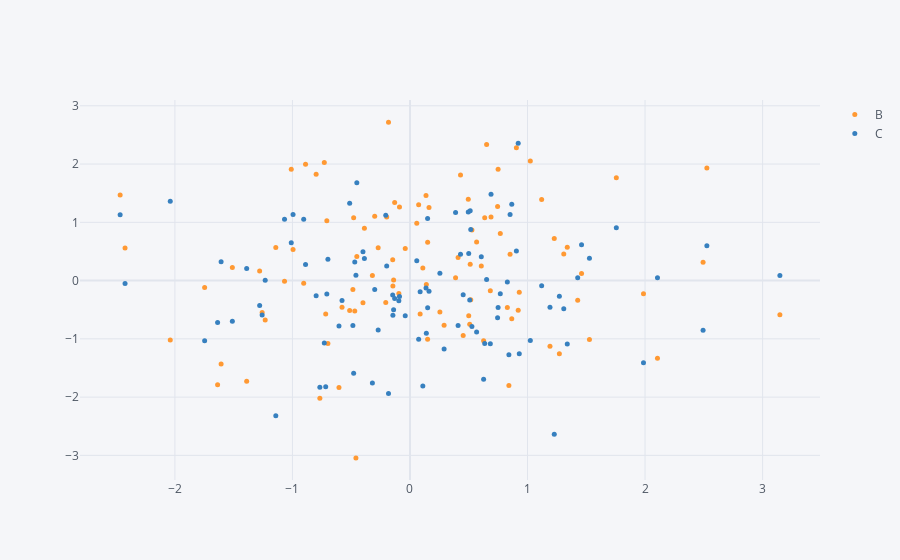

Source (notebook cell):
### Code cell
df.iplot(
    kind = 'scatter',
    x = 'A',
    y = ['B','C'],
    mode = 'markers',
    size = 5,
)
